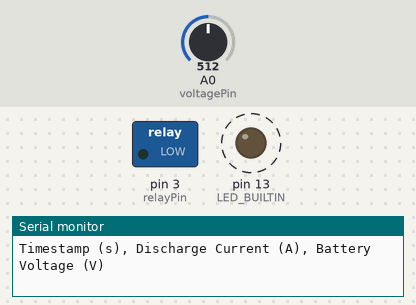
Simulated run of this sketch. Board: Arduino Uno, built with avr-gcc and run on an emulated ATmega328P. Shown: switched loads named in the sketch (green lamp = pin HIGH), output pins drawn as LEDs (lit = HIGH), the last lines printed to the serial monitor. Dashed ring = blinking. The test bench sets the inputs (shaded band); at power-on: A0 (voltagePin) = 512.

Above: at 0.17 s.
At 10.01 s:
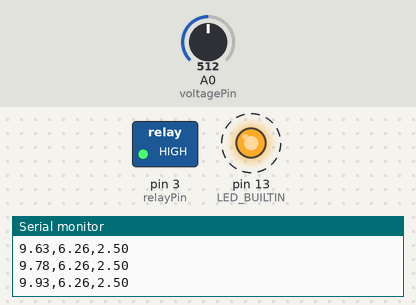
Timing chart, 0 to 13.5 s (numbered marks = the images above):
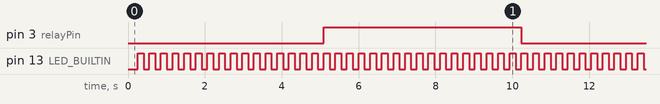

Measured:
- by itself, pin 3 (relayPin): alternates HIGH for 5.1 s and LOW for 5.1 s
- by itself, pin 13 (LED_BUILTIN): alternates HIGH for 0.15 s and LOW for 0.15 s
- by itself, everything shown: repeats every 10.3 s, in 68 steps

The sketch:

TransientTesting.ino
```cpp
#define RESISTANCE 0.4  // Resistance used

int voltagePin = A0;    // Pin for voltage output
int relayPin = 3;      // Pin that controls relay

bool relayState = 0;  // State of relay (0=Open, 1=Closed)
bool ledState = 0;  //  State of LED (0=Off, 1=On)

bool stopFlag = 0;  // Stops test when minimmum battery voltage is reached

int voltageValue = 0;  // Stores voltage coming from battery
float batteryVoltageNormalized = 4.2; // Stores battery voltage after normalizing from Arduino
float current = 0.0;  // Current coming from battery (batteryVoltageNormalized / RESISTANCE)
float minBatteryVoltage = 0;  //  Battery voltage to stop test at
float restTime = 5.0; // Time that relay remains closed (Seconds)
float activeTime = 5.0; // Time that relay remains open for (Seconds)

unsigned long previousMillis = 0; // Stores previous time value
unsigned long currentMillis = 0; // Stores current time value
double timeInState = 0; // Stores total time switch has spent open/closed
double totalTime = 0; // Stores total time test has spent running

void setup() {
  // Set digital led and relay pins to output
  pinMode(LED_BUILTIN, OUTPUT);
  pinMode(relayPin, OUTPUT);
  Serial.begin(9600);

  // Headings
  Serial.print("Timestamp (s), Discharge Current (A), Battery Voltage (V) \n");
  delay(100);
}

void loop() {
  if (stopFlag == 0) {
    delay(150);
    previousMillis = currentMillis;
    currentMillis = millis();
    // Tracks relay time spent open/closed and total time test has been running
    timeInState += (currentMillis-previousMillis);
    totalTime += (currentMillis-previousMillis);
    // If the relay has been open/closed for more than wanted time, switch state
    if(relayState == 1 && timeInState >= (activeTime*1000)) {
      timeInState = 0;
      relayState = 0;
      digitalWrite(relayPin, relayState); //Close relay
    } else if(relayState == 0 && timeInState >= (restTime*1000)) {
      timeInState = 0;
      relayState = 1;
      digitalWrite(relayPin, relayState);  //Open relay
    }

    // Reads pin for voltage
    voltageValue = analogRead(voltagePin);

    // Normalized adc
    batteryVoltageNormalized = voltageValue * (5.0 / 1023.0);

    // Battery Voltage is never 0 when closed
    if (relayState == 0){
      batteryVoltageNormalized = 0;
    }
    current = (batteryVoltageNormalized / RESISTANCE);

    Serial.print(totalTime/1000);
    Serial.print(",");
    Serial.print(current);
    Serial.print(",");
    Serial.print(batteryVoltageNormalized);
    Serial.print("\n");

    // Stop test if battery is under certain voltage
    if(batteryVoltageNormalized < minBatteryVoltage) {
      stopFlag = 1;
    }

    // Blink LED
    ledState = !ledState;
    digitalWrite(LED_BUILTIN, ledState);
  } else if(stopFlag == 1) {
    relayState = 0;
    digitalWrite(relayPin, 0); // Open relay
    digitalWrite(LED_BUILTIN, HIGH); // Turn on LED to signal stop
    while(true){  // Stay here until Arduino is reset
      delay(1000);
    }
  }
}
```
